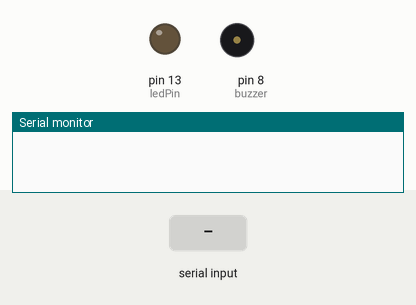
A sketch run on a simulated Arduino Uno, built with avr-gcc and run on an emulated ATmega328P. Parts: output pins drawn as LEDs (lit = HIGH), buzzer (waves = sounding, pin HIGH), the last lines printed to the serial monitor. The inputs (shaded band) are chosen by the test bench.

Above: at 1.2 s.
1.3 s: "1" received over Serial
At 1.6 s:
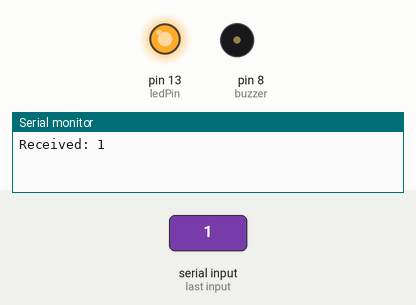
2.8 s: "0" received over Serial
At 3.9 s:
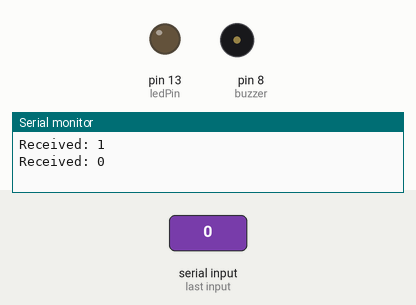
Timing chart, 0 to 5.8 s (numbered marks = the images above; inputs shaded):
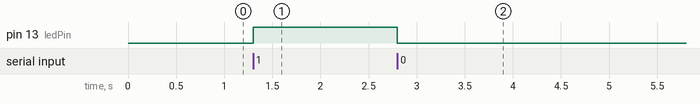

Measured:
- after the input at 1.3 s, pin 13 (ledPin): LOW → HIGH at once
- after the input at 2.8 s, pin 13 (ledPin): HIGH → LOW at once

The sketch:

main.ino
```cpp
const int ledPin = 13; // Pin connected to the LED
#define buzzer 8

void setup() {
  // Set the LED pin as an output
  pinMode(ledPin, OUTPUT);
  pinMode(buzzer, OUTPUT);
  Serial.begin(9600);
}
int state = 0;
void loop() {
 // tone(buzzer,1000);
  if (Serial.available() > 0) {
    char inputChar = Serial.read();
    Serial.print("Received: ");
    Serial.println(inputChar);

    // Process the input character as needed
    if (inputChar == '0') {
      state = 0;
    } else if (inputChar == '1') {
      state = 1;
    }
  }
  if (state==1){

      digitalWrite(ledPin, HIGH);
  }else if (state ==0){
   // noTone(buzzer);
    digitalWrite(ledPin, LOW);
  }
}
```

loop.cpp
```cpp

```

setup.cpp
```cpp

```
